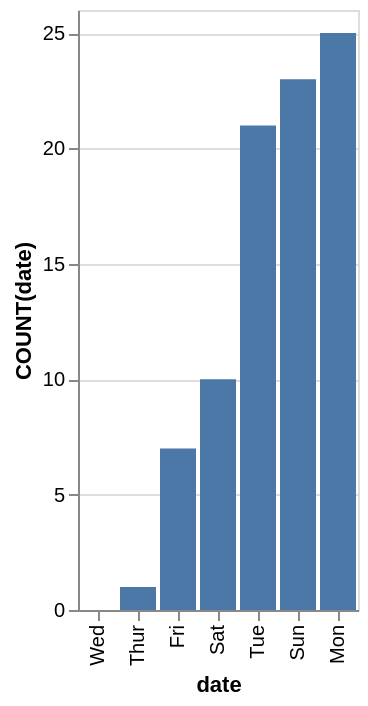

Write a Vega-Lite specification for this figure.
### Vega-Lite specification from a JSON file in a GitHub repository (floating-point values rounded to 4 significant figures)
{"data": {"values": [{"x_data": "Wed", "y_data": 0}, {"x_data": "Thur", "y_data": 1}, {"x_data": "Fri", "y_data": 7}, {"x_data": "Sat", "y_data": 10}, {"x_data": "Tue", "y_data": 21}, {"x_data": "Sun", "y_data": 23}, {"x_data": "Mon", "y_data": 25}]}, "mark": "bar", "encoding": {"x": {"field": "x_data", "type": "nominal", "title": "date", "sort": {"op": "sum", "field": "y_data", "order": "ascending"}}, "y": {"field": "y_data", "type": "quantitative", "title": "COUNT(date)"}}}
